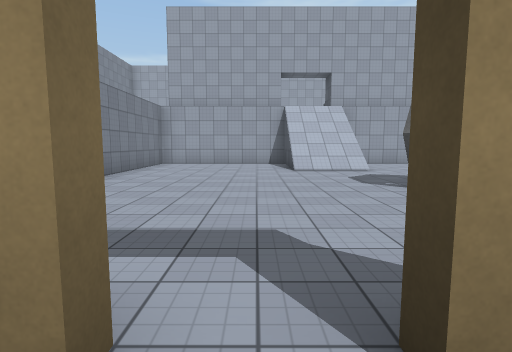
View 1 (above)

20 first-person views from a walk through a scene from a Unity 3-D project. The camera is 1.4 m above the floor, tilts 6° down and sees 80° across. The floor is counted in squares, 2 m on a side. Each view is taken from the middle of a square. On the plan, view 1 faces up. The plan holds only what a view shows up to about 10 squares ahead; the rest is blank. The place goes on beyond the plan. Surface patterns are stand-ins for the level's own textures.

View 2
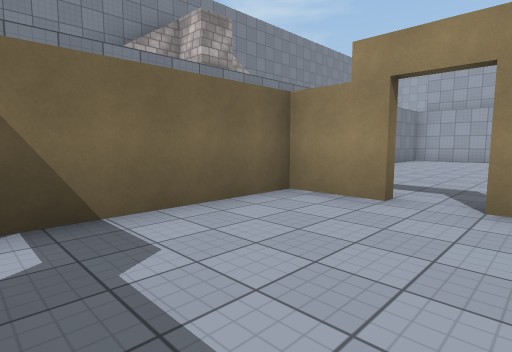

View 3
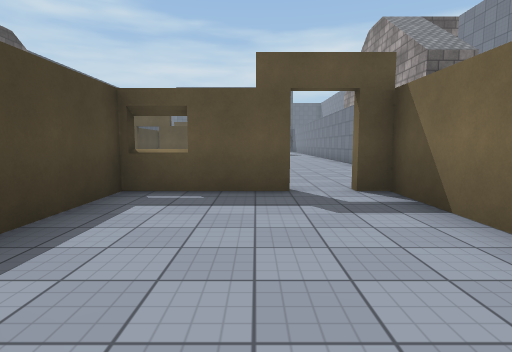

View 4
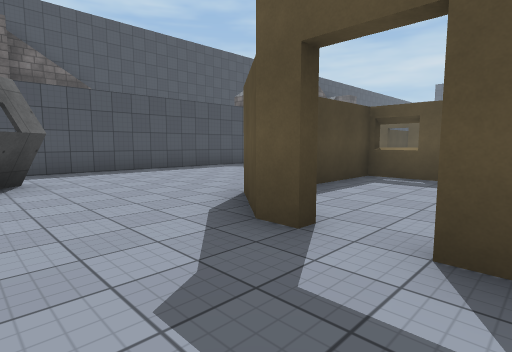

View 5
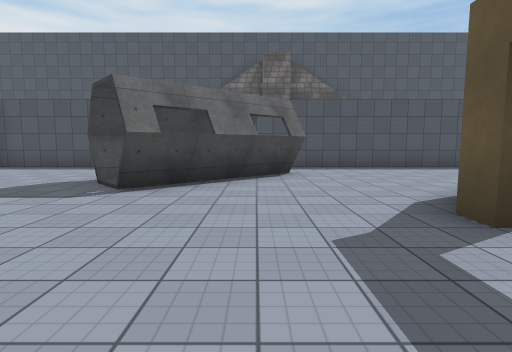

View 6
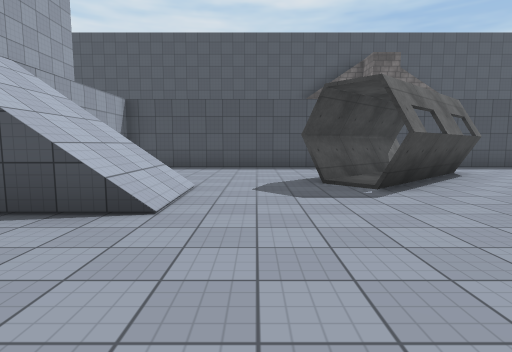

View 7
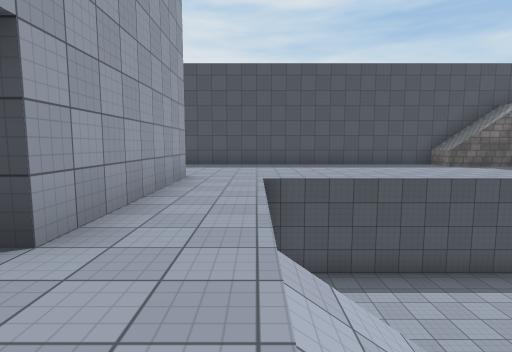

View 8
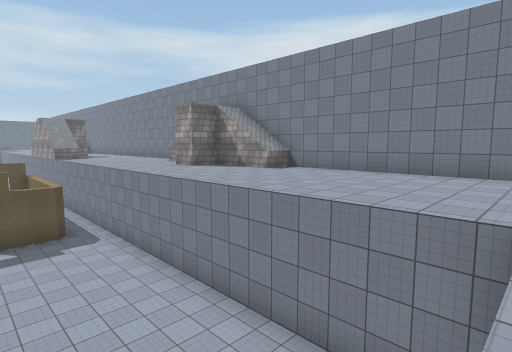

View 9
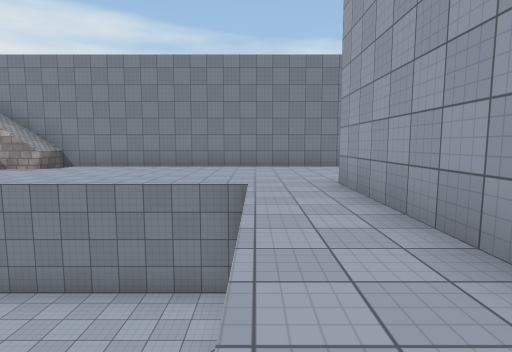

View 10
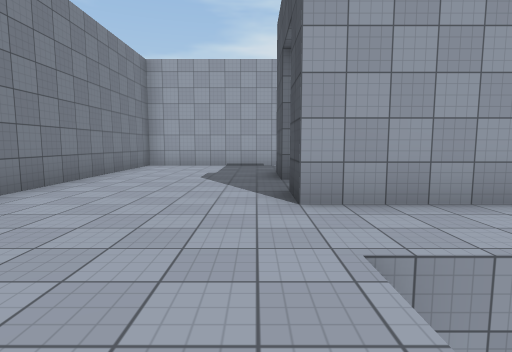

View 11
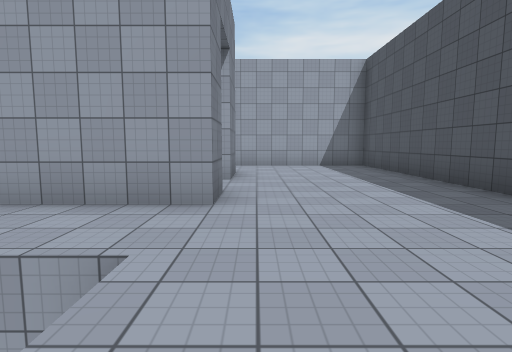

View 12
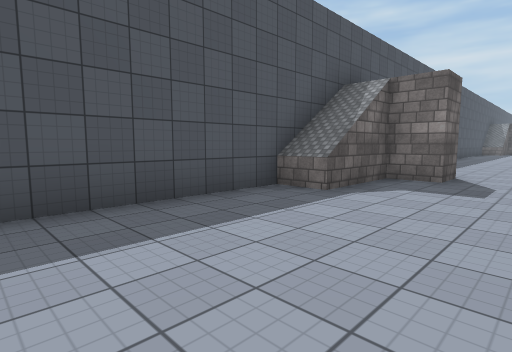

View 13
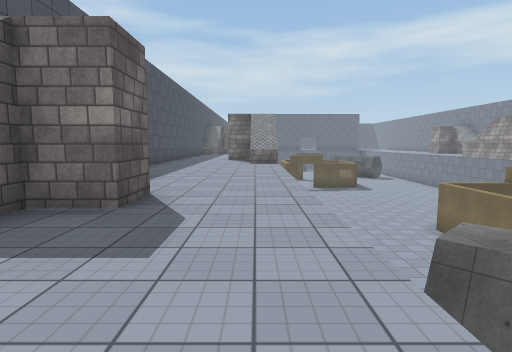

View 14
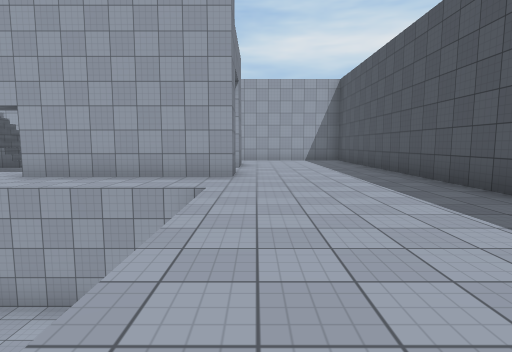

View 15
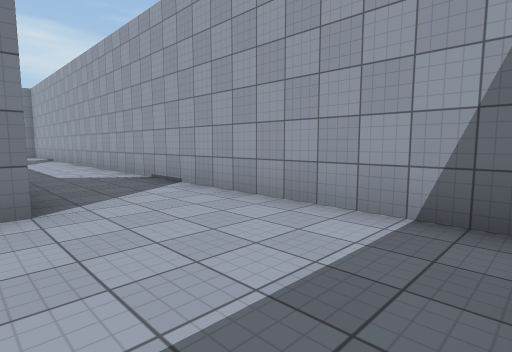

View 16
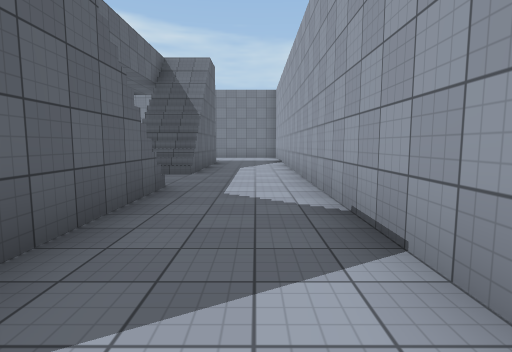

View 17
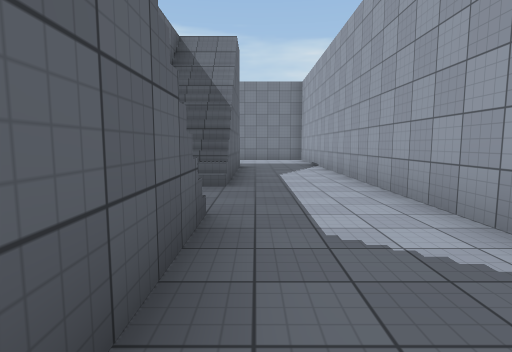

View 18
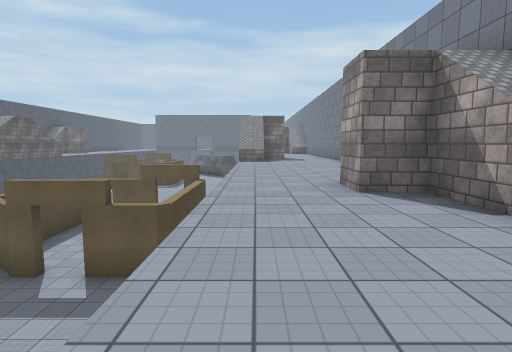

View 19
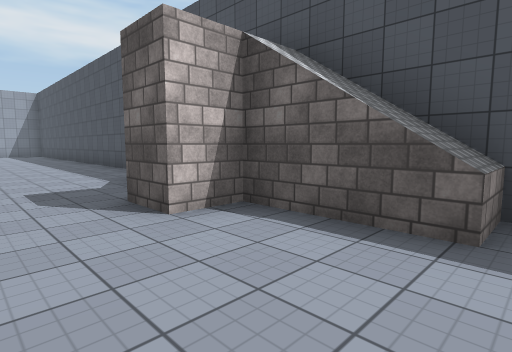

View 20
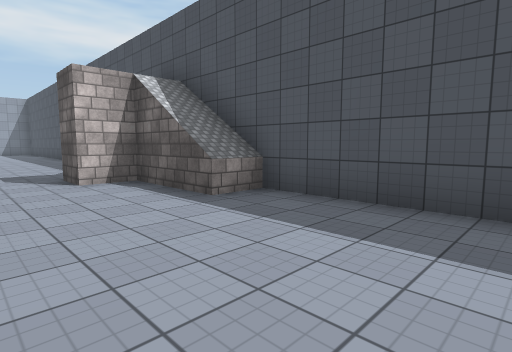

### Floor plan
Key: @ floor where view 1 was taken; # wall or solid block; . main floor; - floor 4 m lower than the main floor; : floor 7 m higher than the main floor; / step, stairs or slope; = window, fence, low wall or low ledge; ^ raised ledge.
Columns run from 8 left of view 1 to 12 right of it. Each row starts with its distance up from view 1.
 19 #####################
 18 #...................#
 17 #...................#
 16 #.... ////./    ....#
 15 #....           ....#
 14 #....          :....#
 13 #....==== .=====....#
 12 #...................#
 11 #....///////////....#
 10 #....----///---/....#
  9 #....----// ---/....#
  8 #....----///---/....#
  7 #....----------/....#
  6 #....-------#--/....#
  5 #^...------/##-/...^#
  4  #...------####/...##
  3  #...-------###/...#
  2  ##..--------#-/..##
  1   ...-##-##----/...#
  0   ...-#-@-#----/...##
 -1   ...-#---#----/....#
 -2   ... #---#----/....#
 -3   ... #---#----/....#
 -4       --###---  ....#

Where each view was taken, in squares from view 1:
view 1: 0 up, 0 right, facing up
view 2: 3 down, 1 right, facing up-left
view 3: 1 up, 0 right, facing down
view 4: 3 up, 1 left, facing down-right
view 5: 3 up, 2 left, facing right
view 6: 7 up, 2 left, facing right
view 7: 11 up, 1 right, facing right
view 8: 11 up, 0 right, facing down-left
view 9: 11 up, 2 right, facing left
view 10: 9 up, 4 left, facing up
view 11: 9 up, 8 right, facing up
view 12: 9 up, 8 right, facing down-right
view 13: 6 up, 8 right, facing down
view 14: 6 up, 8 right, facing up
view 15: 16 up, 11 right, facing up-left
view 16: 18 up, 8 right, facing left
view 17: 17 up, 6 right, facing left
view 18: 7 up, 4 left, facing down
view 19: 1 down, 8 right, facing up-right
view 20: 4 down, 8 right, facing up-right
